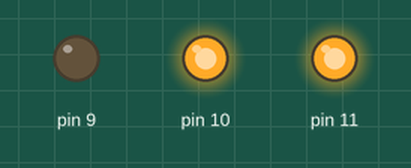
A sketch run on a simulated Arduino Uno, built with avr-gcc and run on an emulated ATmega328P. On the bench: output pins drawn as LEDs (lit = HIGH).

Above: at 0.05 s.
At 0.7 s:
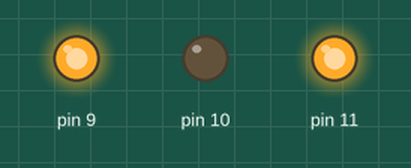
At 1.25 s:
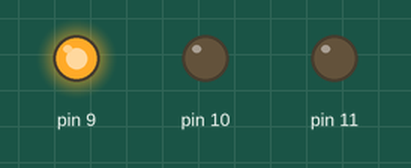
At 1.35 s:
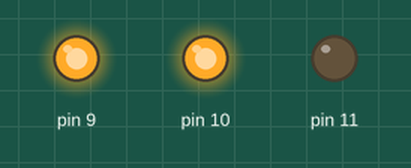
At 1.45 s:
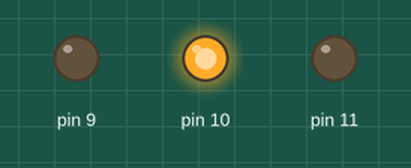
At 3.15 s:
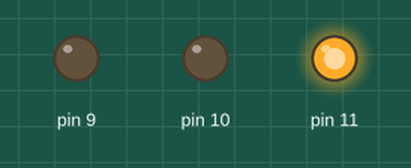
Timing chart, 0 to 3.5 s (numbered marks = the images above):
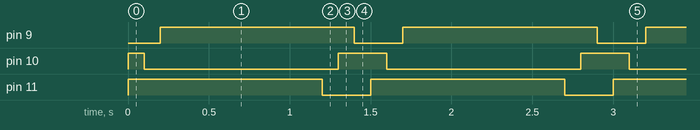

The sketch:

paperlighth.ino
```cpp
void setup() {
  pinMode(9, OUTPUT);
  pinMode(10, OUTPUT);
  pinMode(11, OUTPUT);
}

void loop() {
//red
digitalWrite (9, LOW);
digitalWrite (10, HIGH);
digitalWrite (11, HIGH);
delay(100);

//yellow
digitalWrite (9, LOW);
digitalWrite (10, LOW);
digitalWrite (11, HIGH);
delay(100);

//green
digitalWrite (9, HIGH);
digitalWrite (10, LOW);
digitalWrite (11, HIGH);
delay(1000);

//teal
digitalWrite (9, HIGH);
digitalWrite (10, LOW);
digitalWrite (11, LOW);
delay(100);

//blue
digitalWrite (9, HIGH);
digitalWrite (10, HIGH);
digitalWrite (11, LOW);
delay(100);

//purple
digitalWrite (9, LOW);
digitalWrite (10, HIGH);
digitalWrite (11, LOW);
delay(100);

}
```

Measured:
- by itself, pin 9, pin 11: alternates HIGH for 1.2 s and LOW for 0.30 s
- by itself, pin 10: repeats every 1.5 s: LOW 1.2 s, HIGH 0.30 s
- by itself, everything shown: repeats every 1.5 s, in 6 steps
